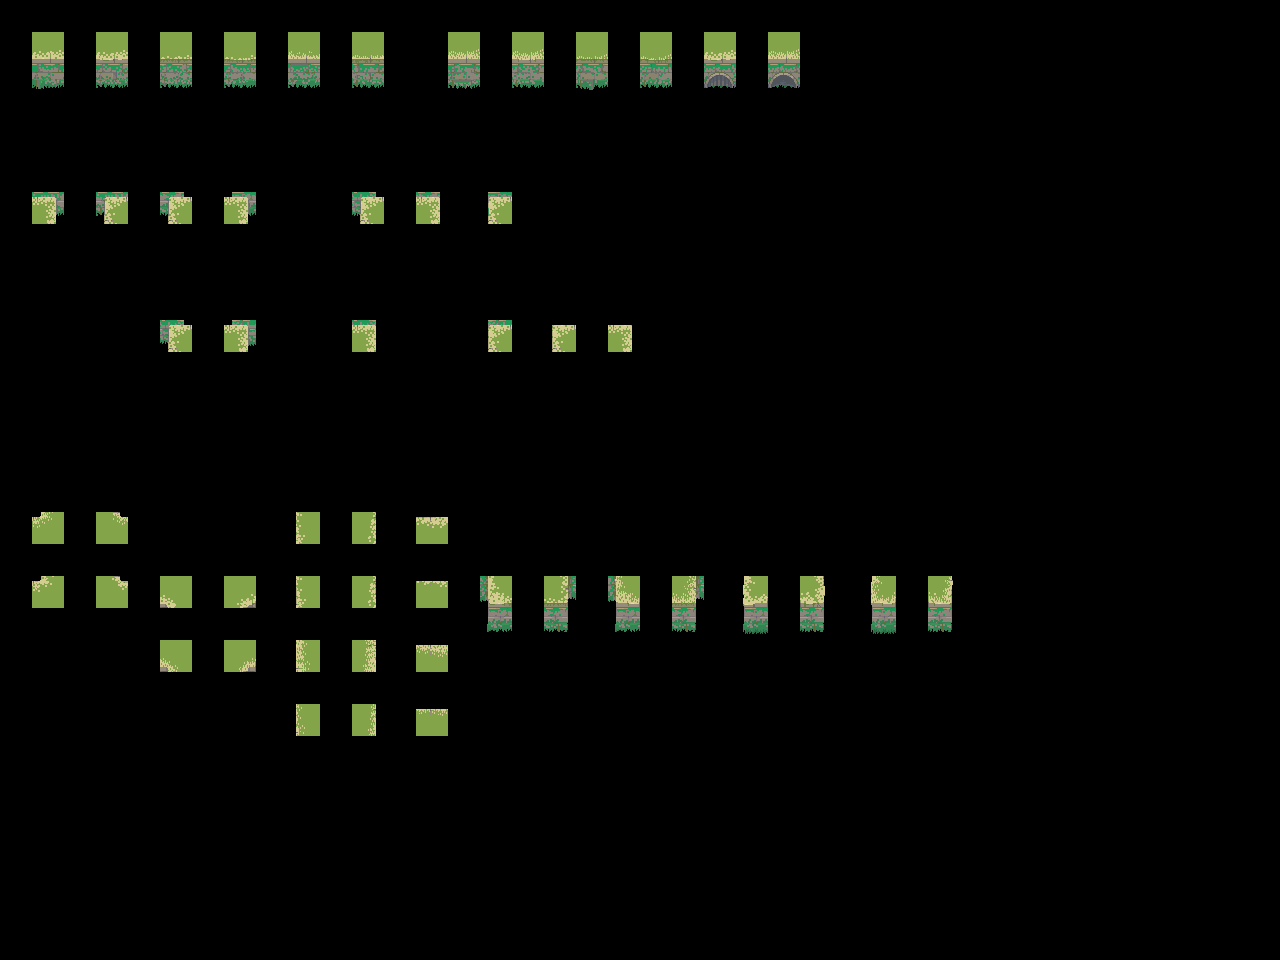

The image is a tile-based game level rendered from a .tmx file. Its description and complete source (layers, tilesets, objects, tile grids) follow:
An orthogonal 40x30 tile map with 32x32 px tiles, 2 tile layers (input_walls-5-6-7-8, output_walls-5-6-7-8) and 6 objects.

<map version="1.9" tiledversion="1.9.2" orientation="orthogonal" renderorder="right-down" width="40" height="30" tilewidth="32" tileheight="32" infinite="0" nextlayerid="4" nextobjectid="9">
 <properties>
  <property name="MatchInOrder" type="bool" value="true" />
 </properties>
 <tileset firstgid="1" source="../Tilesets/Ancient Ruins-Tileset - wall 6.tsx" />
 <layer id="1" name="input_walls-5-6-7-8" width="40" height="30" opacity="0.83">
  <data encoding="csv">
0,0,0,0,0,0,0,0,0,0,0,0,0,0,0,0,0,0,0,0,0,0,0,0,0,0,0,0,0,0,0,0,0,0,0,0,0,0,0,0,
0,67,0,67,0,67,0,67,0,67,0,67,0,0,67,0,67,0,67,0,67,0,67,0,67,0,0,0,0,0,0,0,0,0,0,0,0,0,0,0,
0,83,0,83,0,83,0,83,0,83,0,83,0,0,83,0,83,0,83,0,83,0,83,0,83,0,0,0,0,0,0,0,0,0,0,0,0,0,0,0,
0,0,0,0,0,0,0,0,0,0,0,0,0,0,0,0,0,0,0,0,0,0,0,0,0,0,0,0,0,0,0,0,0,0,0,0,0,0,0,0,
0,0,0,0,0,0,0,0,0,0,0,0,0,0,0,0,0,0,0,0,0,0,0,0,0,0,0,0,0,0,0,0,0,0,0,0,0,0,0,0,
0,0,0,0,0,0,0,0,0,0,0,0,0,0,0,0,0,0,0,0,0,0,0,0,0,0,0,0,0,0,0,0,0,0,0,0,0,0,0,0,
0,22,0,24,0,73,0,44,0,0,0,40,0,58,0,74,0,0,0,0,0,0,0,0,0,0,0,0,0,0,0,0,0,0,0,0,0,0,0,0,
0,0,0,0,0,0,0,0,0,0,0,0,0,0,0,0,0,0,0,0,0,0,0,0,0,0,0,0,0,0,0,0,0,0,0,0,0,0,0,0,
0,0,0,0,0,0,0,0,0,0,0,0,0,0,0,0,0,0,0,0,0,0,0,0,0,0,0,0,0,0,0,0,0,0,0,0,0,0,0,0,
0,0,0,0,0,0,0,0,0,0,0,0,0,0,0,0,0,0,0,0,0,0,0,0,0,0,0,0,0,0,0,0,0,0,0,0,0,0,0,0,
0,0,0,0,0,40,0,56,0,0,0,86,0,0,0,88,0,17,0,21,0,0,0,0,0,0,0,0,0,0,0,0,0,0,0,0,0,0,0,0,
0,0,0,0,0,0,0,0,0,0,0,0,0,0,0,0,0,0,0,0,0,0,0,0,0,0,0,0,0,0,0,0,0,0,0,0,0,0,0,0,
0,0,0,0,0,0,0,0,0,0,0,0,0,0,0,0,0,0,0,0,0,0,0,0,0,0,0,0,0,0,0,0,0,0,0,0,0,0,0,0,
0,0,0,0,0,0,0,0,0,0,0,0,0,0,0,0,0,0,0,0,0,0,0,0,0,0,0,0,0,0,0,0,0,0,0,0,0,0,0,0,
0,0,0,0,0,0,0,0,0,0,0,0,0,0,0,0,0,0,0,0,0,0,0,0,0,0,0,0,0,0,0,0,0,0,0,0,0,0,0,0,
0,0,0,0,0,0,0,0,0,0,0,0,0,0,0,0,0,0,0,0,0,0,0,0,0,0,0,0,0,0,0,0,0,0,0,0,0,0,0,0,
0,18,0,20,0,0,0,0,0,33,0,37,0,3,0,0,0,0,0,0,0,0,0,0,0,0,0,0,0,0,0,0,0,0,0,0,0,0,0,0,
0,0,0,0,0,0,0,0,0,0,0,0,0,0,0,0,0,0,0,0,0,0,0,0,0,0,0,0,0,0,0,0,0,0,0,0,0,0,0,0,
0,18,0,20,0,50,0,52,0,33,0,37,0,3,0,66,0,68,0,66,0,68,0,49,0,53,0,49,0,53,0,0,0,0,0,0,0,0,0,0,
0,0,0,0,0,0,0,0,0,0,0,0,0,0,0,82,0,84,0,82,0,84,0,65,0,69,0,65,0,69,0,0,0,0,0,0,0,0,0,0,
0,0,0,0,0,50,0,52,0,33,0,37,0,3,0,0,0,0,0,0,0,0,0,0,0,0,0,0,0,0,0,0,0,0,0,0,0,0,0,0,
0,0,0,0,0,0,0,0,0,0,0,0,0,0,0,0,0,0,0,0,0,0,0,0,0,0,0,0,0,0,0,0,0,0,0,0,0,0,0,0,
0,0,0,0,0,0,0,0,0,33,0,37,0,3,0,0,0,0,0,0,0,0,0,0,0,0,0,0,0,0,0,0,0,0,0,0,0,0,0,0,
0,0,0,0,0,0,0,0,0,0,0,0,0,0,0,0,0,0,0,0,0,0,0,0,0,0,0,0,0,0,0,0,0,0,0,0,0,0,0,0,
0,0,0,0,0,0,0,0,0,0,0,0,0,0,0,0,0,0,0,0,0,0,0,0,0,0,0,0,0,0,0,0,0,0,0,0,0,0,0,0,
0,0,0,0,0,0,0,0,0,0,0,0,0,0,0,0,0,0,0,0,0,0,0,0,0,0,0,0,0,0,0,0,0,0,0,0,0,0,0,0,
0,0,0,0,0,0,0,0,0,0,0,0,0,0,0,0,0,0,0,0,0,0,0,0,0,0,0,0,0,0,0,0,0,0,0,0,0,0,0,0,
0,0,0,0,0,0,0,0,0,0,0,0,0,0,0,0,0,0,0,0,0,0,0,0,0,0,0,0,0,0,0,0,0,0,0,0,0,0,0,0,
0,0,0,0,0,0,0,0,0,0,0,0,0,0,0,0,0,0,0,0,0,0,0,0,0,0,0,0,0,0,0,0,0,0,0,0,0,0,0,0,
0,0,0,0,0,0,0,0,0,0,0,0,0,0,0,0,0,0,0,0,0,0,0,0,0,0,0,0,0,0,0,0,0,0,0,0,0,0,0,0
</data>
 </layer>
 <layer id="2" name="output_walls-5-6-7-8" width="40" height="30">
  <data encoding="csv">
0,0,0,0,0,0,0,0,0,0,0,0,0,0,0,0,0,0,0,0,0,0,0,0,0,0,0,0,0,0,0,0,0,0,0,0,0,0,0,0,
0,145,0,146,0,147,0,148,0,149,0,150,0,0,152,0,153,0,154,0,155,0,156,0,157,0,0,0,0,0,0,0,0,0,0,0,0,0,0,0,
0,161,0,162,0,163,0,164,0,165,0,166,0,0,168,0,169,0,170,0,171,0,172,0,173,0,0,0,0,0,0,0,0,0,0,0,0,0,0,0,
0,0,0,0,0,0,0,0,0,0,0,0,0,0,0,0,0,0,0,0,0,0,0,0,0,0,0,0,0,0,0,0,0,0,0,0,0,0,0,0,
0,0,0,0,0,0,0,0,0,0,0,0,0,0,0,0,0,0,0,0,0,0,0,0,0,0,0,0,0,0,0,0,0,0,0,0,0,0,0,0,
0,0,0,0,0,0,0,0,0,0,0,0,0,0,0,0,0,0,0,0,0,0,0,0,0,0,0,0,0,0,0,0,0,0,0,0,0,0,0,0,
0,23,0,25,0,76,0,60,0,0,0,41,0,59,0,75,0,0,0,0,0,0,0,0,0,0,0,0,0,0,0,0,0,0,0,0,0,0,0,0,
0,0,0,0,0,0,0,0,0,0,0,0,0,0,0,0,0,0,0,0,0,0,0,0,0,0,0,0,0,0,0,0,0,0,0,0,0,0,0,0,
0,0,0,0,0,0,0,0,0,0,0,0,0,0,0,0,0,0,0,0,0,0,0,0,0,0,0,0,0,0,0,0,0,0,0,0,0,0,0,0,
0,0,0,0,0,0,0,0,0,0,0,0,0,0,0,0,0,0,0,0,0,0,0,0,0,0,0,0,0,0,0,0,0,0,0,0,0,0,0,0,
0,0,0,0,0,41,0,57,0,0,0,87,0,0,0,89,0,2,0,4,0,0,0,0,0,0,0,0,0,0,0,0,0,0,0,0,0,0,0,0,
0,0,0,0,0,0,0,0,0,0,0,0,0,0,0,0,0,0,0,0,0,0,0,0,0,0,0,0,0,0,0,0,0,0,0,0,0,0,0,0,
0,0,0,0,0,0,0,0,0,0,0,0,0,0,0,0,0,0,0,0,0,0,0,0,0,0,0,0,0,0,0,0,0,0,0,0,0,0,0,0,
0,0,0,0,0,0,0,0,0,0,0,0,0,0,0,0,0,0,0,0,0,0,0,0,0,0,0,0,0,0,0,0,0,0,0,0,0,0,0,0,
0,0,0,0,0,0,0,0,0,0,0,0,0,0,0,0,0,0,0,0,0,0,0,0,0,0,0,0,0,0,0,0,0,0,0,0,0,0,0,0,
0,0,0,0,0,0,0,0,0,0,0,0,0,0,0,0,0,0,0,0,0,0,0,0,0,0,0,0,0,0,0,0,0,0,0,0,0,0,0,0,
0,177,0,178,0,0,0,0,0,179,0,180,0,181,0,0,0,0,0,0,0,0,0,0,0,0,0,0,0,0,0,0,0,0,0,0,0,0,0,0,
0,0,0,0,0,0,0,0,0,0,0,0,0,0,0,0,0,0,0,0,0,0,0,0,0,0,0,0,0,0,0,0,0,0,0,0,0,0,0,0,
0,193,0,194,0,209,0,210,0,195,0,196,0,197,0,198,0,199,0,200,0,201,0,202,0,203,0,204,0,205,0,0,0,0,0,0,0,0,0,0,
0,0,0,0,0,0,0,0,0,0,0,0,0,0,0,214,0,215,0,216,0,217,0,218,0,219,0,220,0,221,0,0,0,0,0,0,0,0,0,0,
0,0,0,0,0,225,0,226,0,211,0,212,0,213,0,0,0,0,0,0,0,0,0,0,0,0,0,0,0,0,0,0,0,0,0,0,0,0,0,0,
0,0,0,0,0,0,0,0,0,0,0,0,0,0,0,0,0,0,0,0,0,0,0,0,0,0,0,0,0,0,0,0,0,0,0,0,0,0,0,0,
0,0,0,0,0,0,0,0,0,227,0,228,0,229,0,0,0,0,0,0,0,0,0,0,0,0,0,0,0,0,0,0,0,0,0,0,0,0,0,0,
0,0,0,0,0,0,0,0,0,0,0,0,0,0,0,0,0,0,0,0,0,0,0,0,0,0,0,0,0,0,0,0,0,0,0,0,0,0,0,0,
0,0,0,0,0,0,0,0,0,0,0,0,0,0,0,0,0,0,0,0,0,0,0,0,0,0,0,0,0,0,0,0,0,0,0,0,0,0,0,0,
0,0,0,0,0,0,0,0,0,0,0,0,0,0,0,0,0,0,0,0,0,0,0,0,0,0,0,0,0,0,0,0,0,0,0,0,0,0,0,0,
0,0,0,0,0,0,0,0,0,0,0,0,0,0,0,0,0,0,0,0,0,0,0,0,0,0,0,0,0,0,0,0,0,0,0,0,0,0,0,0,
0,0,0,0,0,0,0,0,0,0,0,0,0,0,0,0,0,0,0,0,0,0,0,0,0,0,0,0,0,0,0,0,0,0,0,0,0,0,0,0,
0,0,0,0,0,0,0,0,0,0,0,0,0,0,0,0,0,0,0,0,0,0,0,0,0,0,0,0,0,0,0,0,0,0,0,0,0,0,0,0,
0,0,0,0,0,0,0,0,0,0,0,0,0,0,0,0,0,0,0,0,0,0,0,0,0,0,0,0,0,0,0,0,0,0,0,0,0,0,0,0
</data>
 </layer>
 <objectgroup id="3" name="rule_options" offsetx="-10.6667" offsety="-16.6667">
  <object id="1" x="22" y="28" width="190.333" height="124.667">
   <properties>
    <property name="Disabled" type="bool" value="false" />
    <property name="Probability" type="float" value="0.3" />
   </properties>
  </object>
  <object id="2" x="28" y="180.667" width="917.333" height="320">
   <properties>
    <property name="Disabled" type="bool" value="false" />
    <property name="Probability" type="float" value="0.25" />
   </properties>
  </object>
  <object id="4" x="29.6667" y="517.666" width="955" height="253">
   <properties>
    <property name="Probability" type="float" value="0.25" />
   </properties>
  </object>
  <object id="5" x="634.667" y="28.6667" width="311" height="129">
   <properties>
    <property name="Probability" type="float" value="0.6" />
   </properties>
  </object>
  <object id="6" x="224" y="28" width="183.333" height="123.667">
   <properties>
    <property name="Probability" type="float" value="0.6" />
   </properties>
  </object>
  <object id="8" x="443.667" y="28.8332" width="183.333" height="123.667">
   <properties>
    <property name="Probability" type="float" value="0.3" />
   </properties>
  </object>
 </objectgroup>
</map>